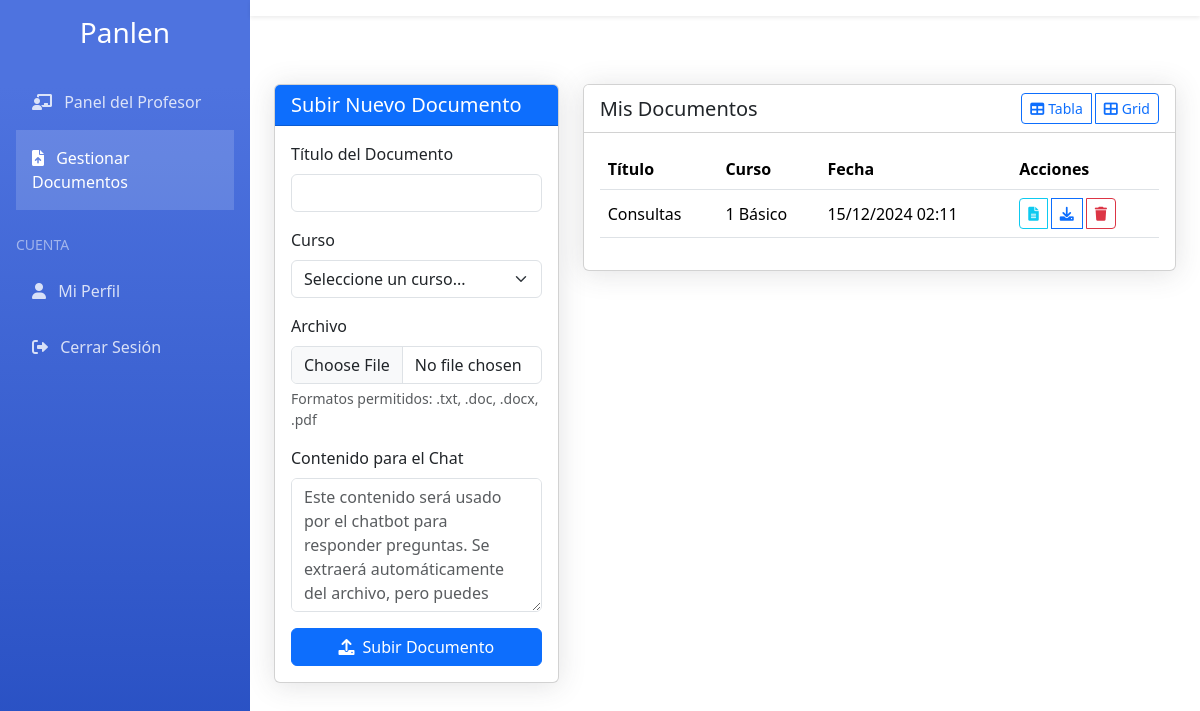
Screenshot of /moderator/documents/ (signed in) with the database file from the repository.
### moderator/models.py (models this page shows, shortened)
class Document(models.Model):
    title = models.CharField(max_length=255, verbose_name='Título')
    file = models.FileField(upload_to='documents/', verbose_name='Archivo')
    curso = models.ForeignKey(Curso, on_delete=models.CASCADE, related_name='moderator_documents')
    uploaded_by = models.ForeignKey(settings.AUTH_USER_MODEL, on_delete=models.CASCADE, related_name='moderator_uploaded_documents')
    content_text = models.TextField(null=True, blank=True, verbose_name='Contenido del texto')
    created_at = models.DateTimeField(auto_now_add=True)
    updated_at = models.DateTimeField(auto_now=True)
    class Meta:
        verbose_name = 'Documento'
        verbose_name_plural = 'Documentos'
        ordering = ['-created_at']

### accounts/models.py (models this page shows, shortened)
class Curso(models.Model):
    name = models.CharField(max_length=100)
    description = models.TextField(blank=True)
    moderators = models.ManyToManyField(User, related_name='moderated_courses')
    members = models.ManyToManyField(User, related_name='member_courses')
    active = models.BooleanField(default=True)
    created_at = models.DateTimeField(auto_now_add=True)
    updated_at = models.DateTimeField(auto_now=True)
    class Meta:
        db_table = 'cursos'

### moderator/views.py (the view, shortened to what this page needs)
# urls.py: path('documents/', views.documents_view, name='documents'),
@login_required
@user_passes_test(is_moderator)
def documents_view(request):
    cursos = Curso.objects.filter(moderators=request.user)
    documents = Document.objects.filter(
        curso__in=cursos
    ).select_related('curso', 'uploaded_by').order_by('-created_at')
    context = {
        'cursos': cursos,
        'documents': documents,
    }
    return render(request, 'moderator/documents.html', context)

### moderator/views.py (called while the page is built)
def is_moderator(user):
    return user.user_type == 'moderator'

### moderator/templates/moderator/documents.html (shortened to what this page needs)
{% extends "base.html" %}
{% block content %}
<div class="row">
    <div class="col-md-4 mb-4">
        <div class="card">
            <div class="card-header bg-primary text-white">
                <h5 class="mb-0">Subir Nuevo Documento</h5>
            </div>
            <div class="card-body">
                <form method="post" enctype="multipart/form-data" id="uploadForm">
                    <div class="mb-3">
                        <label class="form-label">Título del Documento</label>
                        <input type="text" name="title" class="form-control" required>
                    </div>
                    <div class="mb-3">
                        <label class="form-label">Curso</label>
                        <select name="curso" class="form-select" required>
                            <option value="">Seleccione un curso...</option>
                        </select>
                    </div>
                    <div class="mb-3">
                        <label class="form-label">Archivo</label>
                        <input type="file" name="file" class="form-control" id="fileInput" required
                               accept=".txt,.doc,.docx,.pdf">
                        <small class="text-muted d-block mt-1">
                            Formatos permitidos: .txt, .doc, .docx, .pdf
                        </small>
                    </div>
                    <div class="mb-3">
                        <label class="form-label">Contenido para el Chat</label>
                        <textarea name="content_text" class="form-control" rows="5" id="contentPreview"
                                placeholder="Este contenido será usado por el chatbot para responder preguntas. Se extraerá automáticamente del archivo, pero puedes editarlo."
                                required></textarea>
                    </div>
                    <button type="submit" class="btn btn-primary w-100">
                        <i class="fas fa-upload me-2"></i>Subir Documento
                    </button>
                </form>
            </div>
        </div>
    </div>
    <div class="col-md-8">
        <div class="card">
            <div class="card-header bg-white d-flex justify-content-between align-items-center">
                <h5 class="mb-0">Mis Documentos</h5>
                <div class="btn-group">
                    <button class="btn btn-outline-primary btn-sm" onclick="toggleView('table')">
                        <i class="fas fa-table me-1"></i>Tabla
                    </button>
                    <button class="btn btn-outline-primary btn-sm" onclick="toggleView('grid')">
                        <i class="fas fa-th-large me-1"></i>Grid
                    </button>
                </div>
            </div>
            <div class="card-body">
                {% if documents %}
                <div id="tableView" class="view-mode">
                    <div class="table-responsive">
                        <table class="table table-hover">
                            <thead>
                                <tr>
                                    <th>Título</th>
                                    <th>Curso</th>
                                    <th>Fecha</th>
                                    <th>Acciones</th>
                                </tr>
                            </thead>
                            <tbody>
                                {% for doc in documents %}
                                <tr>
                                    <td>{{ doc.title }}</td>
                                    <td>{{ doc.curso.name }}</td>
                                    <td>{{ doc.created_at|date:"d/m/Y H:i" }}</td>
                                    <td>
                                        <div class="btn-group">
                                            <button class="btn btn-sm btn-outline-info"
                                                    onclick="viewExtractedText('{{ doc.id }}', '{{ doc.title }}')">
                                                <i class="fas fa-file-alt"></i>
                                            </button>
                                            <a href="{{ doc.file.url }}" class="btn btn-sm btn-outline-primary" target="_blank">
                                                <i class="fas fa-download"></i>
                                            </a>
                                            <a href="{% url 'moderator:delete_document' doc.id %}"
                                               class="btn btn-sm btn-outline-danger"
                                               onclick="return confirm('¿Está seguro de eliminar este documento?')">
                                                <i class="fas fa-trash"></i>
                                            </a>
                                        </div>
                                    </td>
                                </tr>
                                {% endfor %}
                            </tbody>
                        </table>
                    </div>
                </div>
                {% else %}
                <div class="text-center py-5">
                    <i class="fas fa-file-alt fa-3x mb-3 text-muted"></i>
                    <h5>No hay documentos</h5>
                    <p class="text-muted">Sube tu primer documento usando el formulario de la izquierda.</p>
                </div>
                {% endif %}
            </div>
        </div>
    </div>
</div>
{% endblock %}

### templates/base.html (style rules this page uses)
:root { --primary-color: #4e73df; --secondary-color: #858796; --sidebar-width: 250px; }
.card { box-shadow: 0 .15rem 1.75rem 0 rgba(58,59,69,.15); }

### moderator/templates/moderator/documents.html (style rules this page uses)
.table td { vertical-align: middle; }
.btn-group { gap: 0.25rem; }

### rows the page displays
Document: title "Consultas", curso.name "1 Básico", created_at "15/12/2024 02:11"
